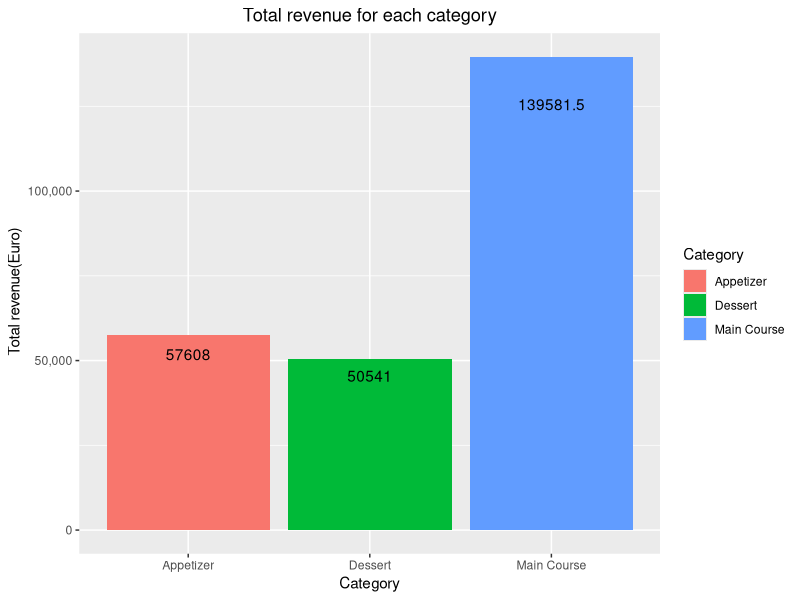
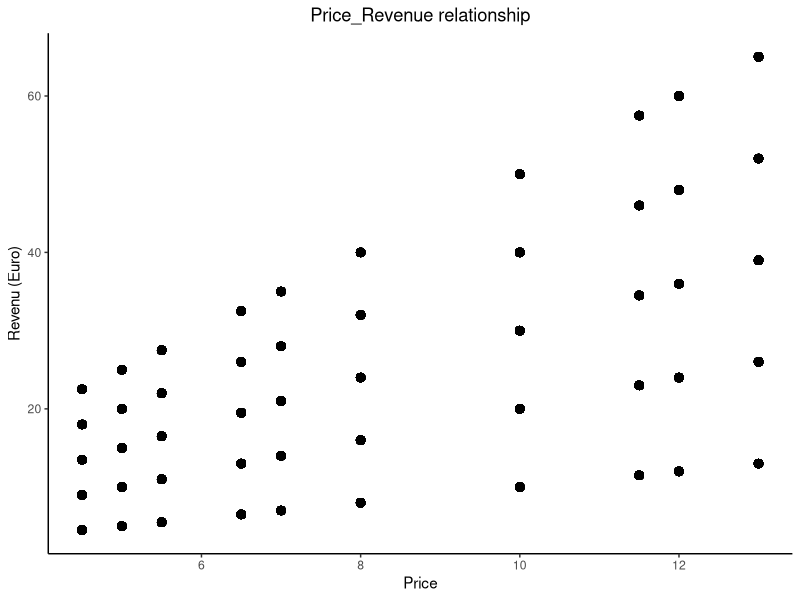
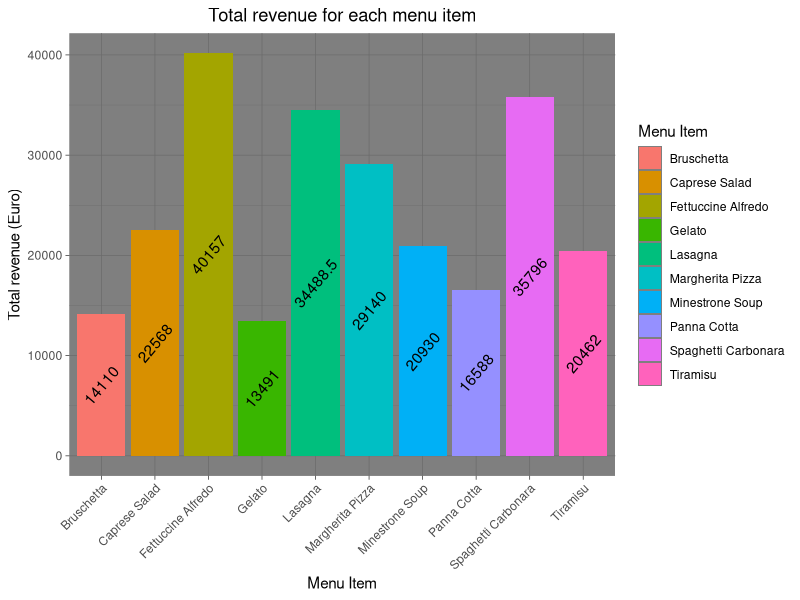
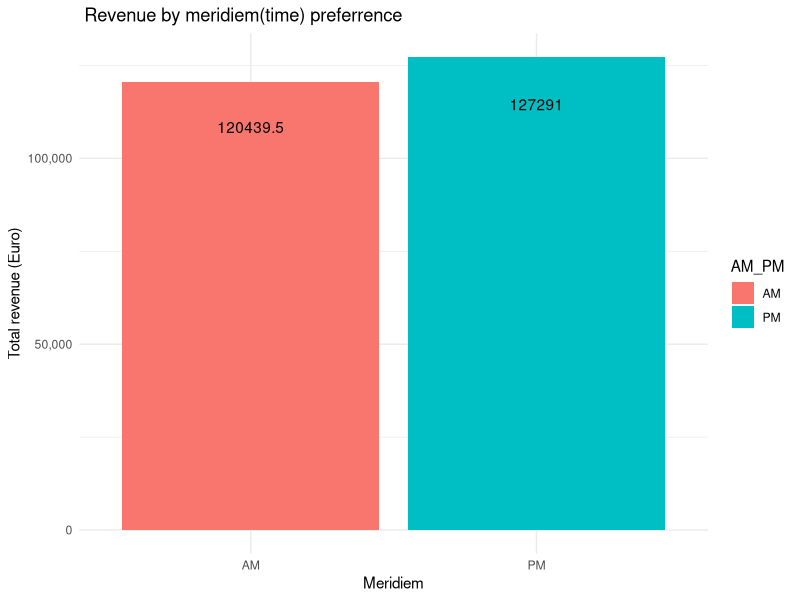
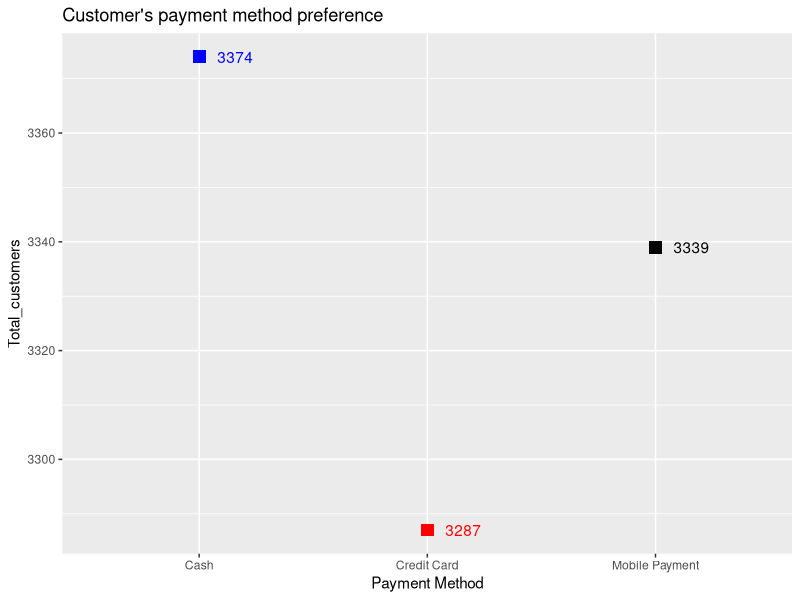
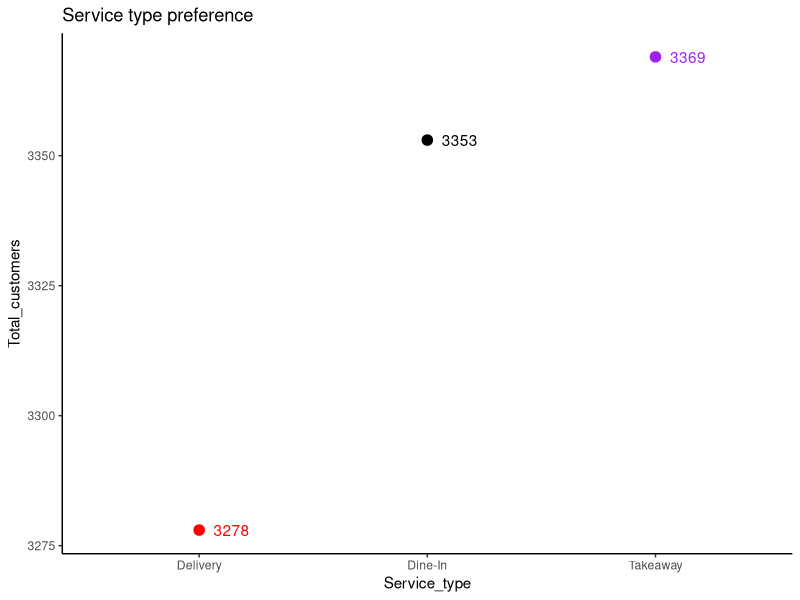
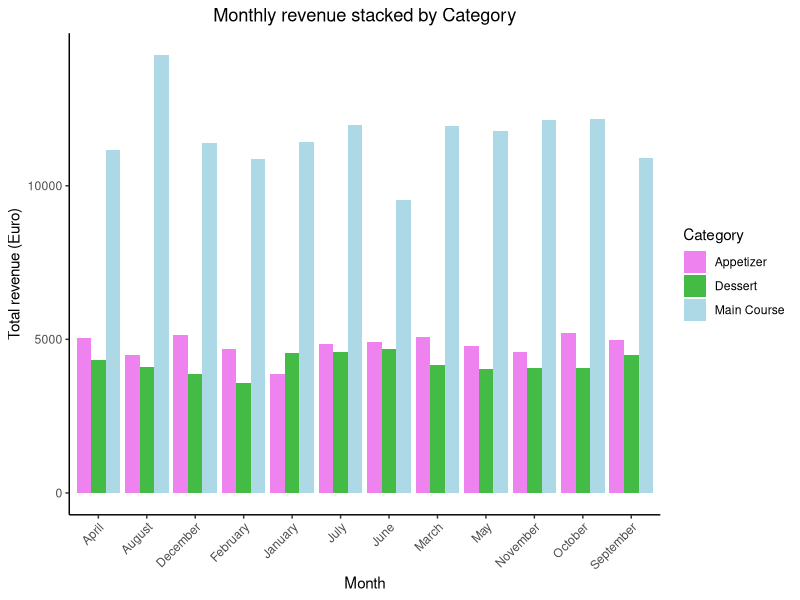
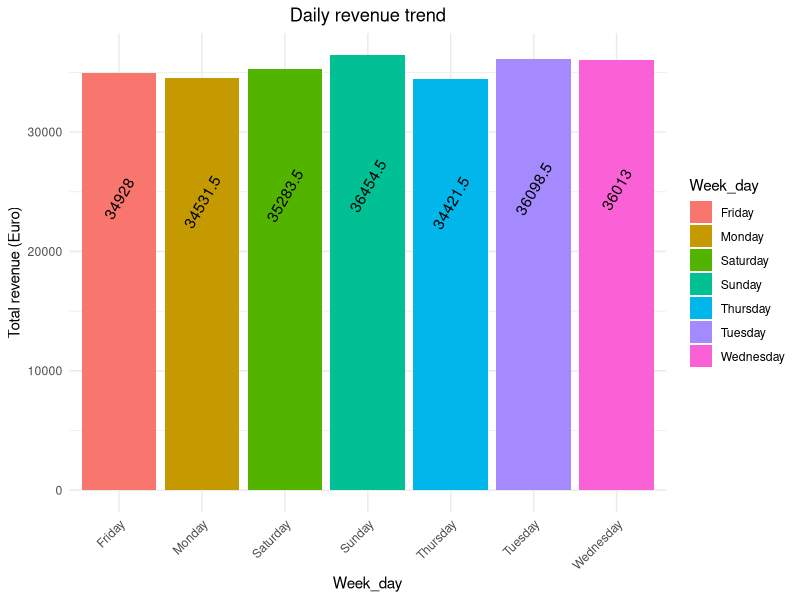

Reproduce these figures in R, in order.
## ---- chunk 1
knitr::opts_chunk$set(echo = TRUE)
## ---- chunk 2

library(readr)
library(tidyverse)
library(readxl)
library(sqldf)
library(stringr)
library(knitr)


data <-read_excel('Italian_resteurant_dataset.xlsx')

# Filtering data 

data$Date<-as.Date(data$Date)

data <-data %>%mutate(AM_PM=str_extract(Time,'AM|PM'),Month=months.Date(Date),
                       Week_day=weekdays(Date))%>%select(-c(Date,Time))


mat <-matrix(0,nrow = 3,ncol = 2)
mat[,1]<-c('Price','Revenue','Quantity purchased')
mat[,2]<-c(mean(data$`Price (per item)`),mean(data$Revenue),mean(data$Quantity))
colnames(mat)<- c('-','Average')
kable(mat)
####
print('Total revenue for each Category')

revenue_by_category <- data %>% select(Category,`Price (per item)`,Revenue,Quantity) %>%
  group_by(Category) %>% summarise(Average_price=mean(`Price (per item)`),Total_customers=length(Category),
  Quantities_purchased=sum(Quantity) ,Total_revenue=sum(Revenue)) %>% arrange(desc(Total_revenue))
kable(revenue_by_category)

revenue_by_category %>% ggplot(aes(x=Category,y=Total_revenue)) + geom_bar(stat='Identity',
aes(fill = Category)) + scale_y_continuous(labels =scales::comma ) + 
  geom_text(aes(label = Total_revenue),position = position_stack(vjust=0.9)) + 
  labs(title = 'Total revenue for each category', y=' Total revenue(Euro)') + 
  theme(plot.title = element_text(hjust = 0.5))    

data %>%ggplot(aes(x=`Price (per item)`,y=Revenue))+
geom_point(,size=2.5)+labs(x='Price',title='Price_Revenue relationship',y='Revenu (Euro)')+
  theme_classic()+ theme(plot.title=element_text(hjust = 0.5))
####
## ---- chunk 3

Revenue_per_category_by_menu_item <- data %>% select(Category,Quantity,`Menu Item`,Revenue)%>%
  group_by(Category,`Menu Item`) %>% summarise(Total_customers=length(`Menu Item`),                    Total_quantity=sum(Quantity),Total_Revenue=sum(Revenue))

kable(Revenue_per_category_by_menu_item)

Revenue_per_category_by_menu_item %>% ggplot(aes(x=`Menu Item`,y=Total_Revenue,fill = `Menu Item`)) +
  geom_bar(stat='Identity') +labs(title = 'Total revenue for each menu item',y= 'Total revenue (Euro)') + geom_text(aes(label=Total_Revenue),angle=50,position = position_stack(vjust=0.5)) +
  theme_dark()+theme(axis.text.x = element_text(angle = 45,hjust=1),
                     plot.title = element_text(hjust = 0.5))

####
## ---- chunk 4
customer_preferred_time <- data%>% select(AM_PM,Revenue) %>%
  group_by(AM_PM)%>%
summarise(Total_customers=length(AM_PM),Revenue=sum(Revenue))

kable(customer_preferred_time)

customer_preferred_time %>% ggplot(aes(x=AM_PM,y=Revenue,fill = AM_PM)) +
  geom_bar(stat='Identity') + labs(title = ' Revenue by meridiem(time) preferrence ', 
  y='Total revenue (Euro)',x='Meridiem') + geom_text(aes(label = Revenue),
 position = position_stack(vjust=0.9)) + scale_y_continuous(labels = scales::comma) +theme_minimal()


#### 
## ---- chunk 5
payment_preference<- data%>% select(`Payment Method`) %>%group_by(`Payment Method`) %>%
  summarise(Total_customers=length(`Payment Method`)) %>% arrange(Total_customers)
kable(payment_preference)

payment_preference %>% ggplot(aes(x=`Payment Method`,y=Total_customers))+
  geom_point(col=c('red','black','blue'),size=4,shape=15)+
  labs( title = "Customer's payment method preference") +
  theme(plot.title = element_text(hjust=0.4))+theme_classic() +
  geom_text(aes(label = Total_customers),
            hjust=-0.5,col=c('red','black','blue'))+theme_gray()
####
## ---- chunk 6
customer_type<-data %>% select(`Customer Type`)%>%group_by(`Customer Type`) %>%
  summarise(Total_customers=length(`Customer Type`)) %>% 
  arrange(Total_customers) %>%rename(Service_type=`Customer Type`)

kable(customer_type)

customer_type%>%ggplot(aes(x=Service_type,y=Total_customers)) +
  geom_point(col=c('red','black','purple'),size=5,shape=20) +theme_classic() + 
  geom_text(aes(label = Total_customers),hjust=-0.4,col=c('red','black','purple'))+
  labs(title = "Service type preference")+theme(element_text(hjust = 0.5))

#### 
## ---- chunk 7
monthly_revenue <- data %>% select(Month,Revenue,Category) %>% group_by(Month,Category)%>%
  summarise(Total_revenue=sum(Revenue)) %>% 
  arrange(factor(Month,levels = c("January","February","March","April", "May" ,"June",
   "July", "August","September" ,"October","November","December" )))

kable(monthly_revenue%>%select(Month,Total_revenue) %>% group_by(Month) %>%
        summarise(Total_revenue=sum(Total_revenue)))

monthly_revenue %>% ggplot(aes(x=Month,y=Total_revenue,fill = Category))+
  geom_bar(stat = 'Identity',position = 'dodge') + labs(y='Total revenue (Euro)',
 title = 'Monthly revenue stacked by Category')+ 
  scale_fill_manual(values = c('Violet','#4B4','lightblue')) +
  theme_classic() +theme(axis.text.x=element_text(angle = 45,hjust = 1),
                         plot.title = element_text(hjust=0.5)) 

####
## ---- chunk 8
weekly_revenue <- data %>% select(Week_day,Revenue) %>% group_by(Week_day) %>%
  summarise(Total_revenue=sum(Revenue)) %>% arrange(factor(Week_day,
  levels = c("Monday" ,"Tuesday","Wednesday" ,"Thursday","Friday","Saturday","Sunday" )))

kable(weekly_revenue)

weekly_revenue %>% ggplot(aes(x=Week_day,y=Total_revenue,fill = Week_day))+ 
  geom_bar(stat = 'Identity') + theme_minimal() +labs(title = 'Daily revenue trend',
  y='Total revenue (Euro)')+ theme(plot.title = element_text(hjust = 0.5),
 axis.text.x=element_text(angle = 45,hjust = 1)) +
  geom_text(aes(label = Total_revenue),angle=60,position = position_stack(vjust=0.7))

####

## ---- chunk 9
